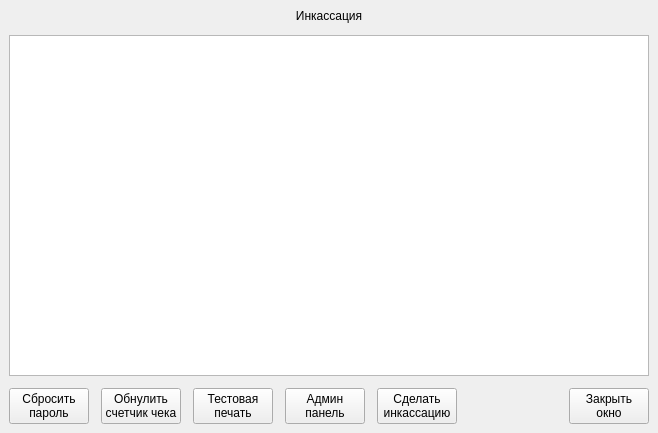
<?xml version="1.0" encoding="UTF-8"?>
<ui version="4.0">
 <class>IncasaciyaForm</class>
 <widget class="QWidget" name="IncasaciyaForm">
  <property name="windowModality">
   <enum>Qt::WindowModal</enum>
  </property>
  <property name="geometry">
   <rect>
    <x>0</x>
    <y>0</y>
    <width>658</width>
    <height>433</height>
   </rect>
  </property>
  <property name="windowTitle">
   <string>Диалог инкасации</string>
  </property>
  <layout class="QHBoxLayout" name="horizontalLayout" stretch="0">
   <property name="margin">
    <number>0</number>
   </property>
   <item>
    <widget class="QWidget" name="IncasaciyaFormWidget" native="true">
     <layout class="QVBoxLayout" name="verticalLayout_3">
      <item>
       <layout class="QVBoxLayout" name="verticalLayout">
        <property name="spacing">
         <number>12</number>
        </property>
        <item>
         <widget class="QLabel" name="lblIncasaciyaTitle">
          <property name="text">
           <string>Инкасcация</string>
          </property>
          <property name="alignment">
           <set>Qt::AlignCenter</set>
          </property>
         </widget>
        </item>
        <item>
         <widget class="QTextBrowser" name="graphicsViewI"/>
        </item>
        <item>
         <layout class="QHBoxLayout" name="horizontalLayout_2">
          <item>
           <widget class="QPushButton" name="btnChangePass">
            <property name="autoFillBackground">
             <bool>false</bool>
            </property>
            <property name="text">
             <string>Сбросить
пароль</string>
            </property>
            <property name="iconSize">
             <size>
              <width>30</width>
              <height>30</height>
             </size>
            </property>
            <property name="autoDefault">
             <bool>false</bool>
            </property>
            <property name="default">
             <bool>false</bool>
            </property>
            <property name="flat">
             <bool>false</bool>
            </property>
           </widget>
          </item>
          <item>
           <widget class="QPushButton" name="btnNullingCheck">
            <property name="autoFillBackground">
             <bool>false</bool>
            </property>
            <property name="text">
             <string>Обнулить
счетчик чека</string>
            </property>
            <property name="iconSize">
             <size>
              <width>30</width>
              <height>30</height>
             </size>
            </property>
            <property name="autoDefault">
             <bool>false</bool>
            </property>
            <property name="default">
             <bool>false</bool>
            </property>
            <property name="flat">
             <bool>false</bool>
            </property>
           </widget>
          </item>
          <item>
           <widget class="QPushButton" name="btnPrinterTest">
            <property name="text">
             <string>Тестовая
печать</string>
            </property>
            <property name="iconSize">
             <size>
              <width>30</width>
              <height>30</height>
             </size>
            </property>
           </widget>
          </item>
          <item>
           <widget class="QPushButton" name="btnInterToAdmin">
            <property name="styleSheet">
             <string notr="true"/>
            </property>
            <property name="text">
             <string>Админ
панель</string>
            </property>
            <property name="icon">
             <iconset resource="../../ekiosk.qrc">
              <normaloff>:/assets/icons/reg_11.png</normaloff>:/assets/icons/reg_11.png</iconset>
            </property>
            <property name="iconSize">
             <size>
              <width>48</width>
              <height>48</height>
             </size>
            </property>
           </widget>
          </item>
          <item>
           <widget class="QPushButton" name="btnGetIncasaciya">
            <property name="styleSheet">
             <string notr="true"/>
            </property>
            <property name="text">
             <string>Сделать
инкассацию</string>
            </property>
            <property name="icon">
             <iconset resource="../../ekiosk.qrc">
              <normaloff>:/assets/icons/reg_10.png</normaloff>:/assets/icons/reg_10.png</iconset>
            </property>
            <property name="iconSize">
             <size>
              <width>48</width>
              <height>48</height>
             </size>
            </property>
           </widget>
          </item>
          <item>
           <spacer name="horizontalSpacer">
            <property name="orientation">
             <enum>Qt::Horizontal</enum>
            </property>
            <property name="sizeHint" stdset="0">
             <size>
              <width>40</width>
              <height>20</height>
             </size>
            </property>
           </spacer>
          </item>
          <item>
           <widget class="QPushButton" name="btnCloseIncasaciya">
            <property name="text">
             <string>Закрыть
окно</string>
            </property>
            <property name="icon">
             <iconset resource="../../ekiosk.qrc">
              <normaloff>:/assets/icons/reg_8.png</normaloff>:/assets/icons/reg_8.png</iconset>
            </property>
            <property name="iconSize">
             <size>
              <width>48</width>
              <height>48</height>
             </size>
            </property>
           </widget>
          </item>
         </layout>
        </item>
       </layout>
      </item>
     </layout>
    </widget>
   </item>
  </layout>
 </widget>
 <resources>
  <include location="../../ekiosk.qrc"/>
 </resources>
 <connections/>
</ui>
